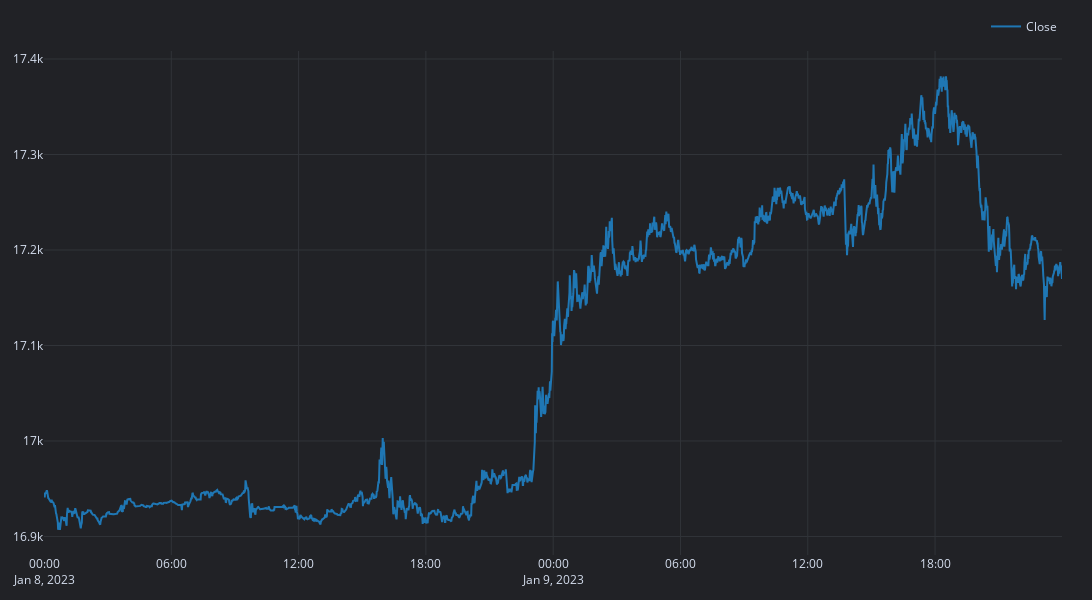

Notebook code for this chart:
### Code cell
day = '2023-01-08'
futures_1m.loc[day:'2023-01-09']['Close'].vbt.plot().show()

### Figure 1 — Plotly figure (JSON) as saved in the notebook; plotly's stock layout.template omitted (floating-point values rounded to 4 significant figures; data arrays with more than 128 entries replaced by an {"elided": "..."} marker saying what was removed)
{"data": [{"name": "Close", "showlegend": true, "type": "scatter", "uid": "9c5afbe0-5a1b-425a-8578-0b0e32b4824f", "x": {"elided": "2880 str values"}, "y": {"elided": "2880 float values"}}], "layout": {"height": 600, "legend": {"orientation": "h", "traceorder": "normal", "x": 1, "xanchor": "right", "y": 1.02, "yanchor": "bottom"}, "margin": {"b": 30, "l": 30, "r": 30, "t": 30}, "width": 1500}}
